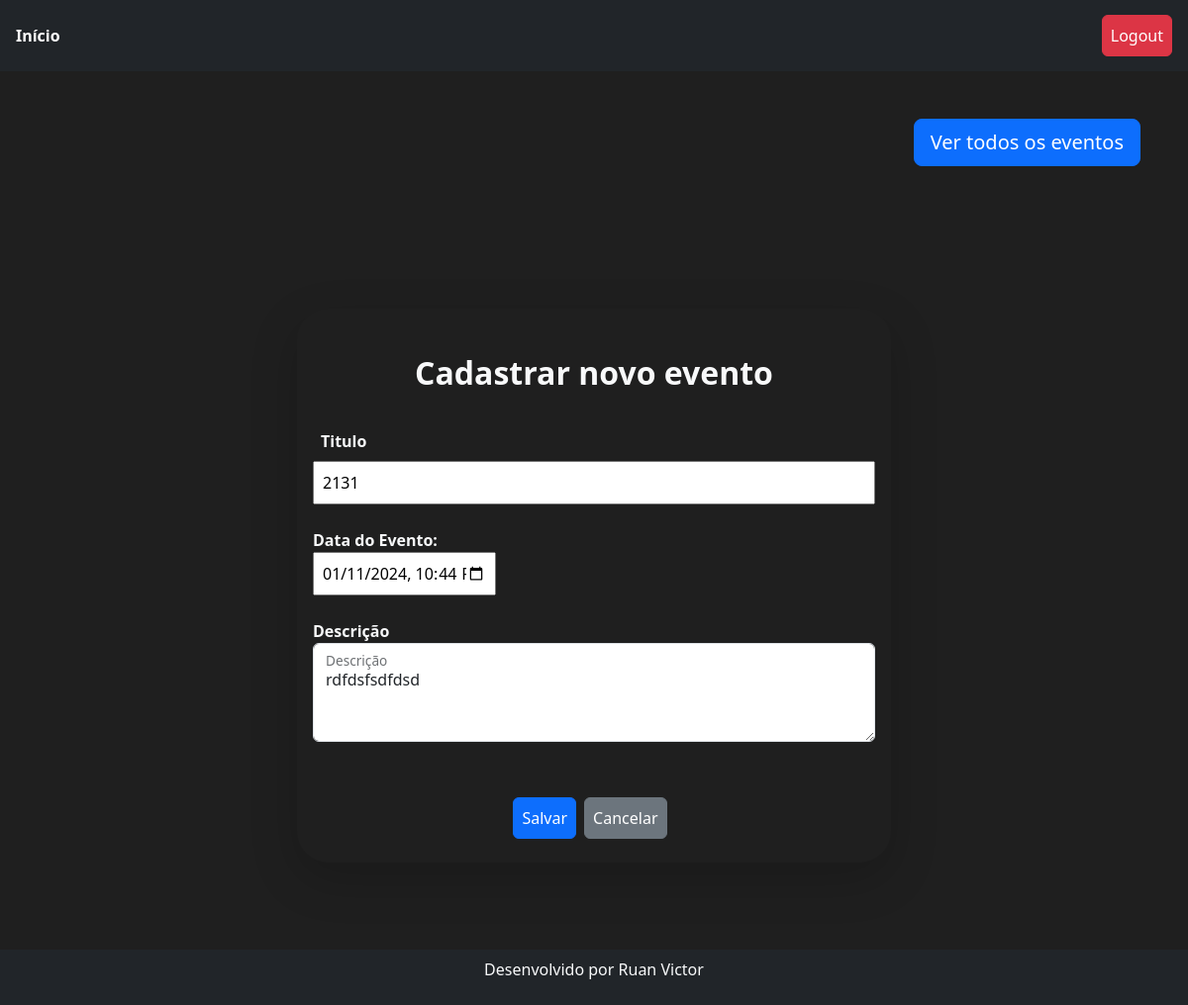
The app's page /agenda/evento/?id=23 (signed in) with its own data.
### core/models.py (models this page shows, shortened)
class Evento(models.Model):
    titulo = models.CharField(max_length=50)
    descricao = models.TextField(blank=True, null=True)
    data_evento = models.DateTimeField(verbose_name='Data do evento')
    data_criacao = models.DateTimeField(auto_now=True)
    usuario = models.ForeignKey(User, on_delete=models.CASCADE)
    def get_data_input_evento(self):
        return self.data_evento.strftime('%Y-%m-%dT%H:%M')

### core/views.py (the view)
# urls.py: path('agenda/evento/', views.evento),
@login_required(login_url='/login/')
def evento(request):
    id_evento = request.GET.get('id')
    dados = {}
    if id_evento:
        dados['evento'] = Evento.objects.get(id=id_evento)
    return render(request, 'evento.html', dados)

### templates/evento.html (shortened to what this page needs)
{% extends 'model-page.html' %}
{% block content %}
    <div class="d-flex justify-content-end">
        <a href="/agenda/">
            <button type="button" class="btn btn-primary m-5 btn-lg">Ver todos os eventos</button>
        </a>
    </div>
<div class="d-flex align-items-center justify-content-center" style="height: 100vh;">
    <form  class='sp-4 ' action="submit" method="POST"> {% csrf_token %}
        <div class="d-flex flex-column shadow-lg p-3 mb-5 rounded-5"
            style="padding: 55px; width: 600px;">
            <h2 class="text-light text-center fw-semibold">Cadastrar novo evento</h2>
            <label class="p-2 text-light fw-semibold">Titulo</label>
            <input class="p-2" type="text" name="titulo" size="18" value="{{  evento.titulo  }}">
            <br>
            <label class="text-light fw-semibold">Data do Evento:</label>
            <input style="width: 185px;" class="p-2" type="datetime-local" name="data_evento" value="{{evento.get_data_input_evento}}">
            <br>
            <label class="text-light fw-semibold">Descrição</label>
            <div class="form-floating">
                <textarea class="form-control" style="height: 100px" name="descricao" rows="5" cols="19" placeholder="Comentário sobre a tareda" id="floatingTextarea3">{{ evento.descricao }}</textarea>
                <label for="floatingTextarea">Descrição</label>
            </div>
            <br>
            <br>
            <div class="d-flex align-items-center justify-content-center">
                <button type="submit" class="btn btn-primary p-2">Salvar</button>
                <a href="/"><button type="button" class=" m-2 btn btn-secondary p-2">Cancelar</button></a>
            </div>
        </div>
    </form>
</div>
{% endblock  %}

### static/css/style.css (style rules this page uses)
* { margin: 0; padding: 0; }
body { background-color: #1f1f1f!important; }
h2 { margin-top: 30px; margin-bottom: 30px; }

### records on screen
Evento: titulo "2131", data_evento "01/11/2024 22:44", descricao "rdfdsfsdfdsd"
